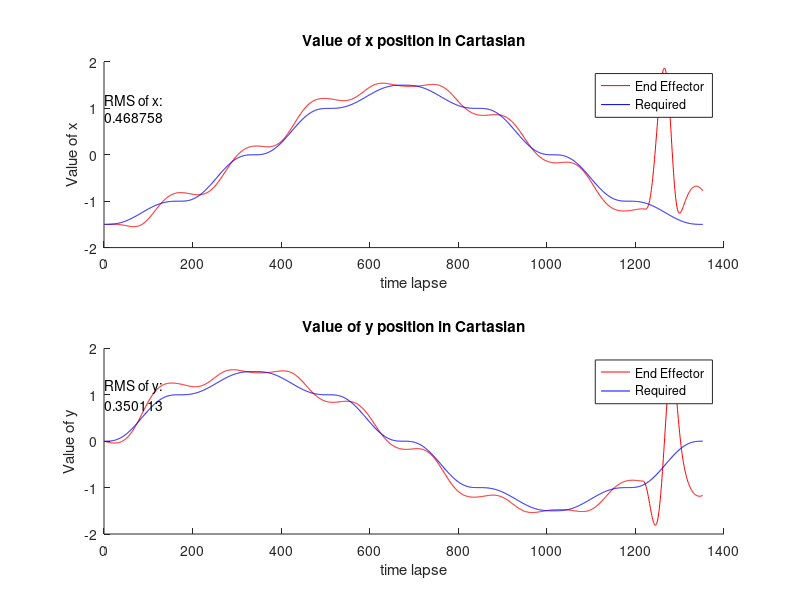
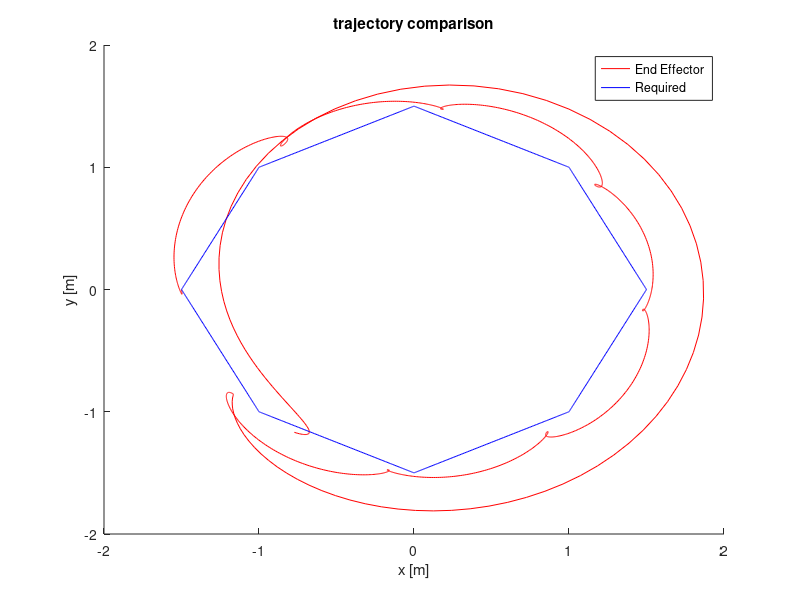
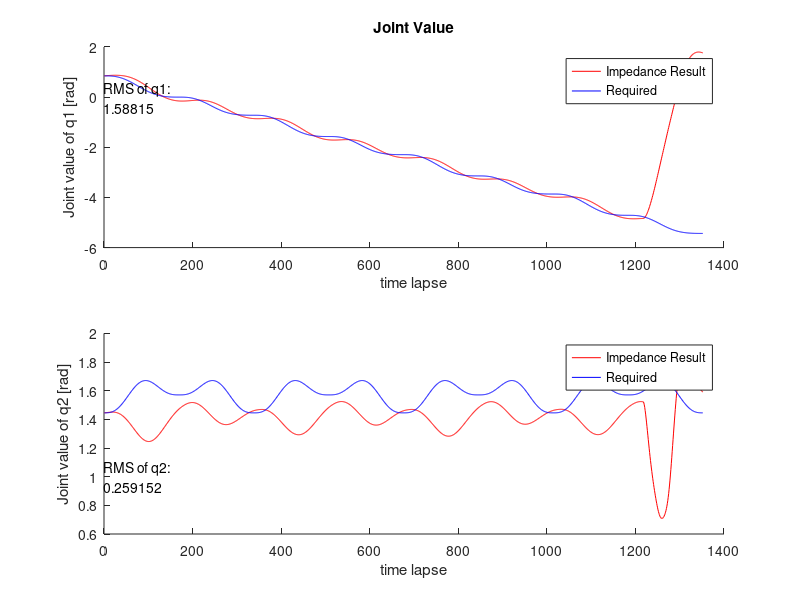

The MATLAB source for these figures, in order:
clc;clear;
load('End_Effector_data');

Traj = [traj_x(1,:)',traj_y(1,:)'];
End_Efftor = [EndEff_x(1,:)',EndEff_y(1,:)'];

diff_x = EndEff_x - traj_x;
diff_y = EndEff_y - traj_y;
RMS_x = rms(diff_x);
RMS_y = rms(diff_y);
RMS = rms([diff_x, diff_y]);

diff_q1 = q1_real - q1_ideal;
diff_q2 = q2_real - q2_ideal;
RMS_q1 = rms(diff_q1);
RMS_q2 = rms(diff_q2);

figure(1);
subplot(2,1,1);
hold on
title("Value of x position in Cartasian");
plot(EndEff_x,'r');
plot(traj_x,'b');
legend("End Effector","Required");
xlabel("time lapse");
ylabel("Value of x");
str_rmsx = {'RMS of x: ',RMS_x};
text(0.3,1,str_rmsx)

subplot(2,1,2);
hold on
title("Value of y position in Cartasian");
plot(EndEff_y,'r');
plot(traj_y,'b');
legend("End Effector","Required");
xlabel("time lapse");
ylabel("Value of y");
str_rmsy = {'RMS of y: ',RMS_y};
text(0.3,1,str_rmsy)

figure(2);
title("trajectory comparison");
hold on
plot(End_Efftor(:,1),End_Efftor(:,2),'r');
plot(Traj(:,1),Traj(:,2),'b');
xlabel("x [m]");
ylabel("y [m]");
legend("End Effector","Required");
% str = {'RMS: ',RMS};
% text(1.3,1,str)

figure(3);
subplot(2,1,1);
hold on
title("Joint Value");
plot(q1_real,'r');
plot(q1_ideal,'b');
legend("Impedance Result","Required");
xlabel("time lapse");
ylabel("Joint value of q1 [rad]");
str_rmsq1 = {'RMS of q1: ',RMS_q1};
text(0,0,str_rmsq1)

subplot(2,1,2);
hold on
plot(q2_real,'r');
plot(q2_ideal,'b');
legend("Impedance Result","Required");
xlabel("time lapse");
ylabel("Joint value of q2 [rad]");
str_rmsq2 = {'RMS of q2: ',RMS_q2};
text(-0.3,1,str_rmsq2)

